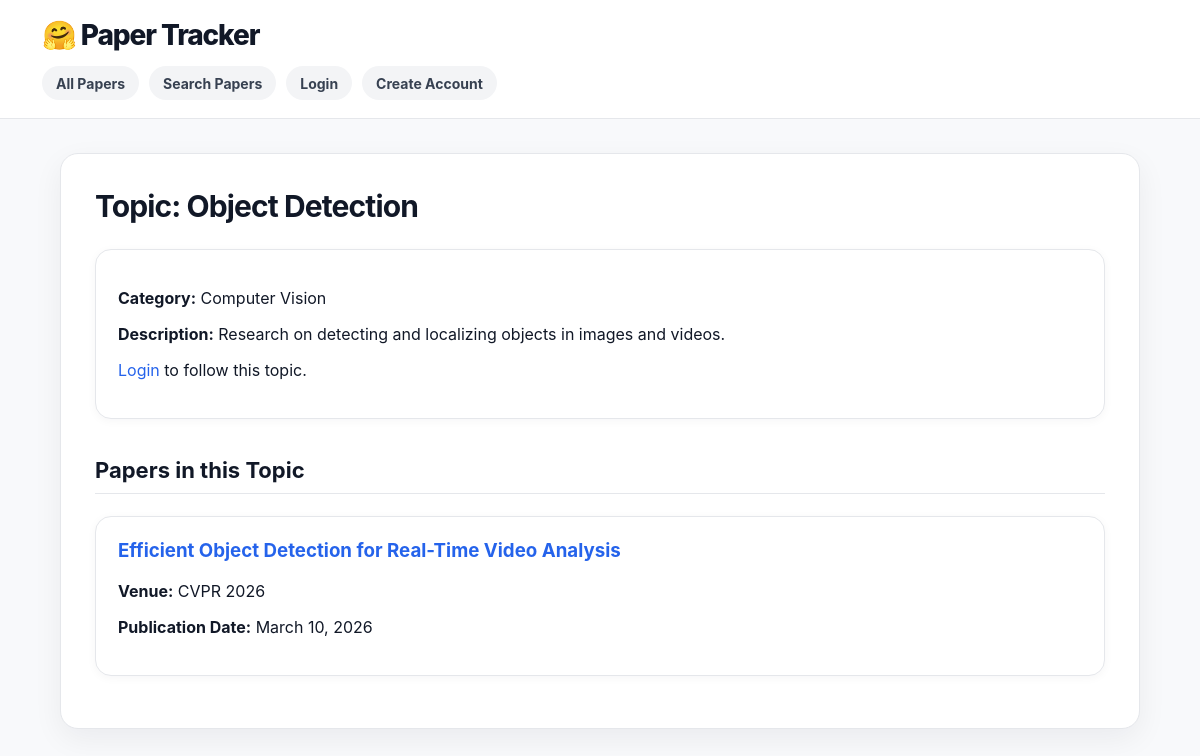
Screenshot of /paper_tracker/topic/1/ with the database file from the repository.
### paper_tracker/models.py (models this page shows, shortened)
class Topic(models.Model):
    name = models.CharField(max_length=100)
    description = models.TextField(blank=True)
    category_type = models.CharField(max_length=100)
    def get_papers(self):
        return Paper.objects.filter(topic=self)

class Paper(models.Model):
    title = models.CharField(max_length=300)
    authors = models.ManyToManyField(Author, blank=True)
    abstract = models.TextField()
    publication_date = models.DateField()
    conference_or_journal_name = models.CharField(max_length=200)
    paper_link = models.URLField()
    pdf_link = models.URLField(blank=True)
    topic = models.ForeignKey(Topic, on_delete=models.SET_NULL, null=True, blank=True)
    institution = models.ForeignKey(Institution, on_delete=models.SET_NULL, null=True, blank=True)
    influence_score = models.IntegerField(default=0)
    thumbnail_image = models.ImageField(upload_to='paper_thumbnails/', blank=True, null=True)

### paper_tracker/views.py (the view, shortened to what this page needs)
# urls.py: path("topic/<int:pk>/", ShowTopicView.as_view(), name="show_topic"),
class ShowTopicView(DetailView):
    model = Topic
    template_name = "paper_tracker/show_topic.html"
    context_object_name = "topic"
    def get_context_data(self, **kwargs):
        context = super().get_context_data(**kwargs)
        topic = self.get_object()
        context["papers"] = topic.get_papers()
        context["my_profile"] = None
        context["is_following"] = False
        return context

### paper_tracker/templates/paper_tracker/show_topic.html (shortened to what this page needs)
{% extends 'paper_tracker/base.html' %}
{% block content %}
<h2>Topic: {{ topic.name }}</h2>
<div class="card">
    <p><strong>Category:</strong> {{ topic.category_type }}</p>
    <p><strong>Description:</strong> {{ topic.description }}</p>
    {% if user.is_authenticated %}
        {% if is_following %}
            <a class="button-link" href="{% url 'paper_tracker:unfollow_topic' topic.pk %}">
                Unfollow this topic
            </a>
        {% else %}
            <a class="button-link" href="{% url 'paper_tracker:follow_topic' topic.pk %}">
                Follow this topic
            </a>
        {% endif %}
    {% else %}
        <p>
            <a href="{% url 'paper_tracker:login' %}">Login</a>
            to follow this topic.
        </p>
    {% endif %}
</div>
<h3 class="section-title">Papers in this Topic</h3>
{% if papers %}
    {% for paper in papers %}
        <div class="card paper-card">
            <h3>
                <a href="{% url 'paper_tracker:show_paper' paper.pk %}">
                    {{ paper.title }}
                </a>
            </h3>
            <p><strong>Venue:</strong> {{ paper.conference_or_journal_name }}</p>
            <p><strong>Publication Date:</strong> {{ paper.publication_date }}</p>
        </div>
    {% endfor %}
{% else %}
    <p>No papers found for this topic.</p>
{% endif %}
{% endblock %}

### paper_tracker/static/paper_tracker/styles.css (style rules this page uses)
* { box-sizing: border-box; }
body { margin: 0; font-family: Inter, Arial, Helvetica, sans-serif; background: #f8f9fb; color: #111827; }
a { color: #2563eb; text-decoration: none; }
h1, h2, h3 { color: #111827; }
h2 { margin-top: 0; font-size: 30px; letter-spacing: -0.03em; }
h3 { margin-top: 0; }
.section-title { margin-top: 38px; padding-bottom: 10px; border-bottom: 1px solid #e5e7eb; font-size: 22px; }
.card { background: #ffffff; border: 1px solid #e5e7eb; border-radius: 16px; padding: 22px; margin-bottom: 18px; box-shadow: 0 2px 10px rgba(17, 24, 39, 0.04); }
.paper-card { transition: transform 0.16s ease, box-shadow 0.16s ease, border-color 0.16s ease; }

### rows the page displays
Topic: name "Object Detection", category_type "Computer Vision", description "Research on detecting and localizing objects in images and videos."
Paper: title "Efficient Object Detection for Real-Time Video Analysis", conference_or_journal_name "CVPR 2026", publication_date "March 10, 2026"
